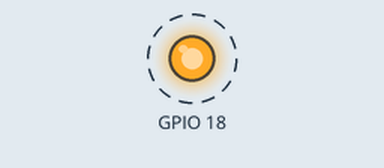
Simulated run of this program. Board: Raspberry Pi (BCM pin numbers). Shown: output pins drawn as LEDs (lit = HIGH). Dashed ring = blinking. At 10.0 s the program stops and its outputs stay as they are.

Above: at 0.2 s.
Timing chart, 0 to 3.0 s (numbered marks = the images above):
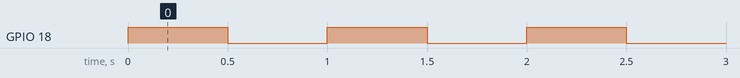

The program:

ledtest.py
```python
import RPi.GPIO as GPIO
import time

GPIO.setmode(GPIO.BCM)

def blink(pin):
    GPIO.setup(pin, GPIO.OUT)
    GPIO.output(pin, 1)
    time.sleep(0.5)
    GPIO.output(pin, 0)
    time.sleep(0.5)

for i in range(0, 10):
    blink(18)

GPIO.cleanup()
```

Measured:
- by itself, GPIO 18: alternates HIGH for 0.50 s and LOW for 0.50 s, 20 changes in all, then stays LOW
